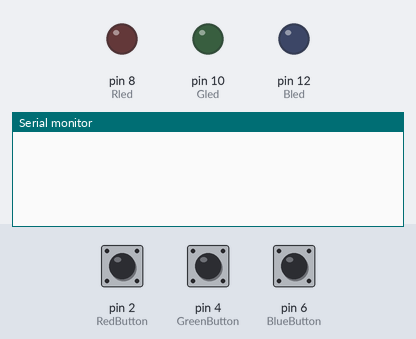
Recording of a sketch running on a simulated Arduino Uno, built with avr-gcc and run on an emulated ATmega328P. Shown: output pins drawn as LEDs (lit = HIGH), the last lines printed to the serial monitor. The inputs (shaded band) are chosen by the test bench; at power-on: pin 2 (RedButton) LOW, pin 4 (GreenButton) LOW, pin 6 (BlueButton) LOW.

Above: at 1.2 s.
1.3 s: pin 2 (RedButton) pulled HIGH for 0.15 s
At 2.1 s:
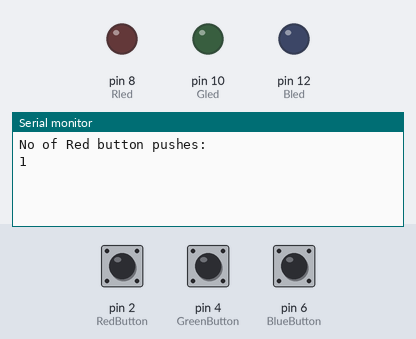
2.9 s: pin 4 (GreenButton) pulled HIGH for 0.15 s
At 3.4 s:
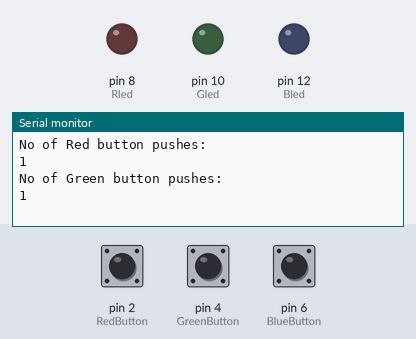
4.5 s: pin 6 (BlueButton) pulled HIGH for 0.15 s
At 5.8 s:
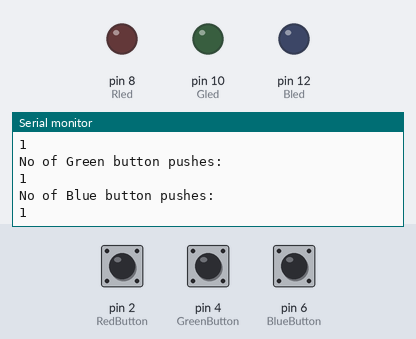

Measured:
- after the input at 1.3 s, the serial monitor: prints a new line at once (image 1)
- after the input at 2.9 s, the serial monitor: prints a new line at once (image 2)
- after the input at 4.5 s, the serial monitor: prints a new line at once (image 3)

The sketch:

lock-test4.ino
```cpp
// Assigning the buttons
const int RedButton = 2;
const int GreenButton = 4;
const int BlueButton = 6;

// Assigning the LEDs
const int Rled = 8;
const int Gled = 10;
const int Bled = 12;

// Setting the initial state of buttons
int RButtonState = 0;
int GButtonState = 0;
int BButtonState = 0;

// Setting the buttonCount for all buttons
int RbuttonCount = 0;
int GbuttonCount = 0;
int BbuttonCount = 0;

// Setting lastButtonStates for all buttons
int RlastButtonState = 0;
int GlastButtonState = 0;
int BlastButtonState = 0;

void setup() {
  // Setting up the LEDs
  pinMode(Rled, OUTPUT);
  pinMode(Gled, OUTPUT);
  pinMode(Bled, OUTPUT);

  // Setting up the buttons
  pinMode(RedButton, INPUT);
  pinMode(GreenButton, INPUT);
  pinMode(BlueButton, INPUT);

  Serial.begin(9600);
}

void loop() {

  // Getting the Red Button State
  RButtonState = digitalRead(RedButton);
  GButtonState = digitalRead(GreenButton);
  BButtonState = digitalRead(BlueButton);

  if (RButtonState != RlastButtonState) {
    if (RButtonState == HIGH) {
      RbuttonCount++;
      Serial.println("No of Red button pushes:");
      Serial.println(RbuttonCount);
    }
    delay (100);
  }
  RlastButtonState = RButtonState;

  if (GButtonState != GlastButtonState) {
    if (GButtonState == HIGH) {
      GbuttonCount++;
      Serial.println("No of Green button pushes:");
      Serial.println(GbuttonCount);
    }
    delay (100);
  }
  GlastButtonState = GButtonState;

  if (BButtonState != BlastButtonState) {
    if (BButtonState == HIGH) {
      BbuttonCount++;
      Serial.println("No of Blue button pushes:");
      Serial.println(BbuttonCount);
    }
    delay (100);
  }
  BlastButtonState = BButtonState;

     if (RbuttonCount + GbuttonCount + BbuttonCount == 24) {
    Serial.println("Inside if loop");
    digitalWrite(Rled, HIGH);
    Serial.println("RED On");
    digitalWrite(Gled, HIGH);
    Serial.println("GREEN On");
    digitalWrite(Bled, HIGH);
    Serial.println("BLUE On");
    delay (2000);
    RbuttonCount = GbuttonCount = BbuttonCount = 0;
    Serial.println("Resetting button counts");
    } else {
    digitalWrite (Rled, LOW);
    digitalWrite (Gled, LOW);
    digitalWrite (Bled, LOW);
  }
}
```
